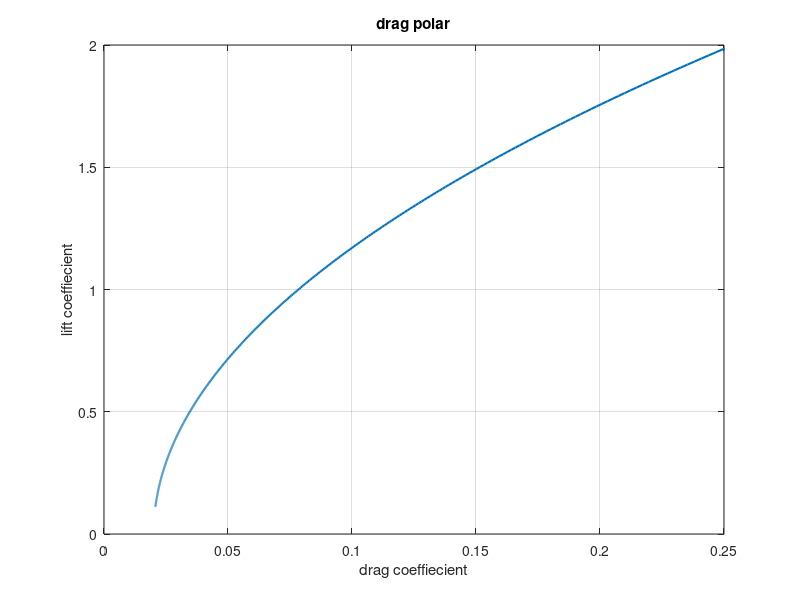
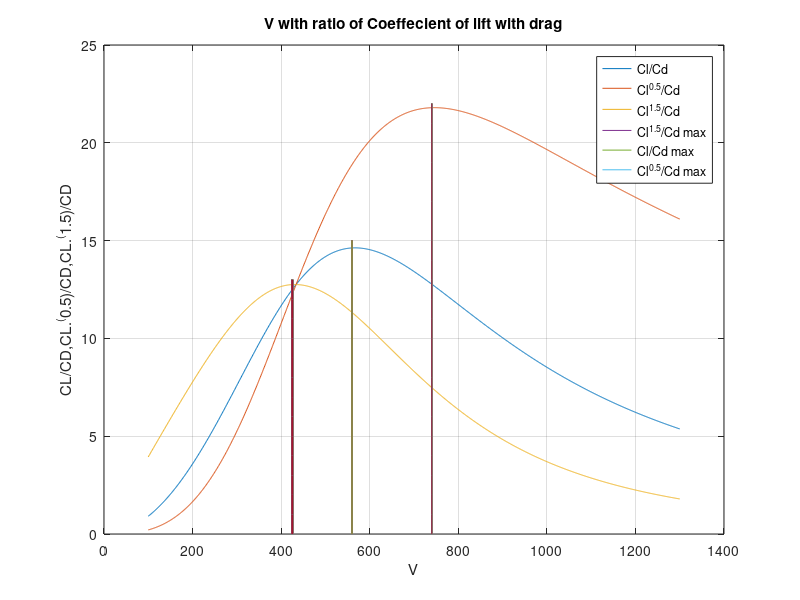
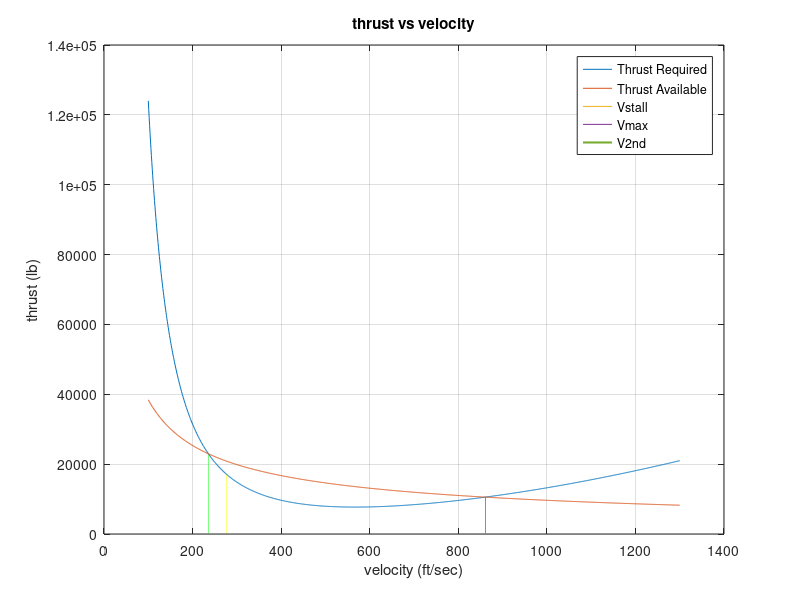
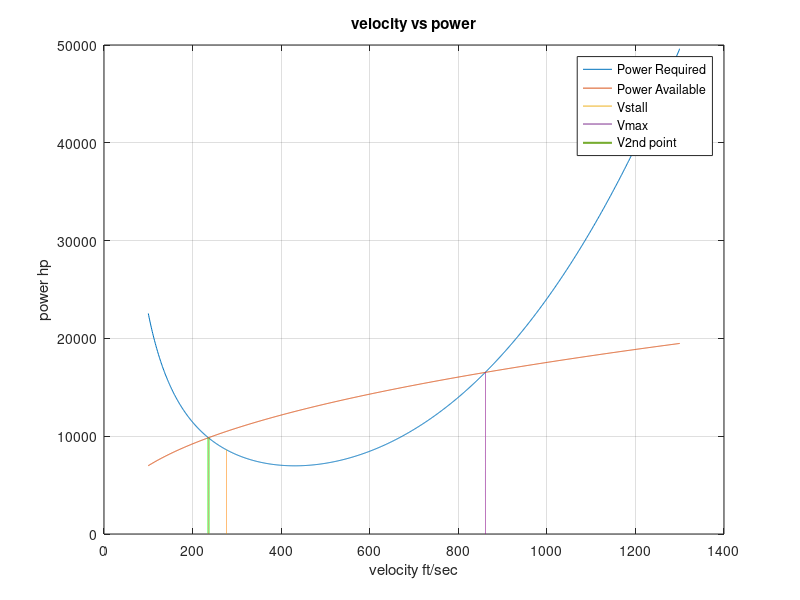

Reproduce these figures in MATLAB, in order. (Note: this script raises an error after producing the figures.)
clear all
clc
Vinf=100:1300;

Wmax=145498; %max take off weight
We=80031; %empty weight
Wav=(Wmax+We)./2;
Wmax2=125000 ; %max landing weight
rho0=0.002377; %density at sea level
rho1=8.91.*10.^-4; %density at 30,000ft above sea level
t0=518.67; %temperature at sea level
t1=411.84; %temperature at 30,000 ft 
b=112.53; %wing span 
S=1345.49; %wing platform area
Cl=(2.*Wav)./(rho1.*Vinf.^2.*S);
Cd0=0.02; %assumption 
AR=b.^2./S; %aspect ratio
e=0.77211; %oswald efficiency factor 
k3=1./(pi.*e.*AR);
k1=k3./3;
k=k1+k3;
k=k1+k3; %form factor
Cd= Cd0+k.*Cl.^2;
%%
figure (1)
  plot(Cd,Cl,'linewidth',1.5)
  xlabel('drag coeffiecient')
  ylabel('lift coeffiecient')
 grid on
  title('drag polar')
  axis([0 0.25 0 2])
C0=Cl./Cd; %lift to drag coeffecient
C1=(Cl.^0.5)./(Cd);
C2=(Cl.^1.5)./(Cd);
c0=560*ones(length(0:15));
c1=740*ones(length(0:22));
c2=425*ones(length(0:13));
%%
figure(2)
   
   plot(Vinf,C0,Vinf,C1,Vinf,C2 ,c0,0:15,c1,0:22,c2,0:13,'linewidth',1.5)
   title('V with ratio of Coeffecient of lift with drag')
   xlabel('V'); 
   ylabel('CL/CD,CL.^(0.5)/CD,CL.^(1.5)/CD')
     grid on
   legend('Cl/Cd','Cl^0^.^5/Cd','Cl^1^.^5/Cd','Cl^1^.^5/Cd max','Cl/Cd max','Cl^0^.^5/Cd max');
Tr=0.5.*rho1.*S.*Vinf.^2.*Cd; %thrust required
r=1716; %universal gas constant
y=1.4;
N=2;   %no of engines
Ao=0.2; %assumption
n=0.6; %assumption
Tavo=24200; %static thrust
a1=sqrt(y.*r.*t1); %speed of sound @30000 ft
Tav1=Tavo.*(rho1./rho0).^n;     
Ta=Tavo.*N.*Ao.*Vinf.^-0.6.*a1.^0.6;
Vstall=sqrt((2.*Wav)./(rho1.*S.*2.46));
vstall=Vstall*ones(1,length(0:1.718*10^4));
Vmax=861; 
V2nd=236;  
v2nd=V2nd*ones(1,length(0:2.291*10^4));
vmax=Vmax*ones(1,length(0:1.056*10^4));

%%
figure (3)

   plot(Vinf,Tr,Vinf,Ta,vstall,0:1.718*10^4,vmax,0:1.056*10^4,v2nd,0:2.291*10^4,'linewidth',1.5)
   xlabel('velocity (ft/sec)')
   ylabel('thrust (lb)')
   title('thrust vs velocity')
   grid on
   legend('Thrust Required','Thrust Available','Vstall','Vmax','V2nd');

   
 Pr=(Tr.*Vinf)./550;
 Pa=(Ta.*Vinf)./550;
 vstall1=Vstall*ones(1,length(0:0.8620*10^4));
 v2nd1=V2nd*ones(1,length(0:9832));
 vmax1=Vmax*ones(1,length(0:1.653*10^4));
 
 figure (4)
     plot(Vinf,Pr,Vinf,Pa,vstall1,0:0.8620*10^4,vmax1,0:1.653*10^4,v2nd1,0:9832,'linewidth',1.5)
     xlabel('velocity ft/sec')
     ylabel('power hp')
     title('velocity vs power')
       grid on
     legend('Power Required','Power Available','Vstall','Vmax','V2nd point');
Vinf2=350:1300;     
Cl2=(2.*Wav)./(rho1.*Vinf2.^2*S);     
Cd2= Cd0+k.*Cl2.^2;
Tr2=0.5.*rho1.*S.*Vinf2.^2.*Cd2;
Ta2=Tavo.*N.*Ao.*Vinf2.^-0.6.*a1.^0.6;
     
B=(Ta2-Tr2)./Wav;
C=Vinf2.*B;
Theta=asin(C./Vinf2);
D=Vinf2.*cosd(Theta);

Vinf4=0:500;
Y=0.06296.*Vinf4;
Vinf5=0:533;
Ratemax=0.0559475.*Vinf5;
%%
figure (5)
    plot(D,C,Vinf4,Y,'--',Vinf5,Ratemax,'linewidth',1.5)
    
    xlabel('horizontal velocity ft/sec')
    ylabel('vertical velocity ft/sec')
     grid on
    title('Vh vs Vv')
    legend('Hodograph for Climbing','V theta Maximum','Rate of Climb Maximum');
    axis([0 1200 0 80])
    %%
B2=(Ta-Tr)./Wav;
C2=Vinf.*B2;
Theta=asin(B2);
   
theta1=(Theta.*180)./pi;
Vmaxtheta=348;
vmaxtheta=Vmaxtheta*ones(length(0:11));

Vv1=(Pr.*550)./Wav; %assume weight tends to empty weight of the A/C

figure (6)
   plot(Vinf,Vv1,'linewidth',1.5)
   Vv1=gca ;
   Vv1.XAxisLocation='top' ;
   Vv1.YDir='reverse' ;
   xlabel('velocity free stream ')
   ylabel('Rate of decent')
   title('Rate of decent vs free stream velocity')
     grid on
    
Vv2=(Pr.*550)./Wav;
F=Vv2./Vinf;
theta2=asin(F);
Vh1=Vinf.*cosd(theta2);
Vh2=0:560;
m1=0.068325;
Z=Vh2.*m1;
Y=33.5*ones(1,length(0:450));
Vh3=0:440;
m2=0.0763098;
Z2=m2.*Vh3;

%%
figure (7)
     plot(Vh1,Vv2,Vh2,Z,0:450,Y,'--',Vh3,Z2,'linewidth',2)
    Vv2=gca ;
    Vv2.XAxisLocation='top' ;
    Vv2.YDir='reverse' ;
    xlabel('horizontal velocity')
    ylabel('rate of decent')
    title('Hodograph for Gliding')
    legend('Hodograph for gliding','V(theta) Minimum','V(v) Minimum','V(r/d) Minimum');
      grid on
h= 0:43000;    
Z=42393.6098./-836.1659;
U=1./-836.1659;
h2=30000;

Rate_climb=-Z+U.*h;
Rate_service=100./60*ones(1,length(0:4.1*10^4));
figure(8)
    plot(Rate_climb,h,Rate_service,0:4.1*10^4,'--' ,'linewidth',1.7);
    ylabel('Altitude')
    xlabel('Rate of climb')
    title ( 'Rate of climb VS Altitude')
    axis([0 50 0 45000])
      grid on
    legend('Rate of climb VS Altitude','Service ceiling');
tmin=(log(-Z+U.*h2)-log(-Z))./U;
%%
 figure (9)
  Vinf3=0:750;
    m=11.924;
    T=Vinf3.*m;
    X=7482*ones(1,length(300:620));
   plot(Vinf,Tr,Vinf3,T,300:620,X,'linewidth',2)
   legend('Thrust Required','Range Max','Endurance Max');
  xlabel('Velocity')
  ylabel('Thrust Required')
  title('Range and Endurance')
    grid on
    %%
Ct=0.4/3600; %pound/hr
      Cl__Cd_max=14.63;
rho1=8.91.*10.^-4; %density at 30,000ft above sea level

Range_max1=2./Ct.*sqrt(2./rho1./S).*21.8.*(Wmax.^0.5-Wmax2.^0.5) ; % ft %at h=30000
E_max1=1./Ct.*Cl__Cd_max.*log(Wmax./Wmax2) ; % seconds %at h=30000
rho_max=5.87.*10.^-4; %density at 40,000ft above sea level   
Range_max2=2./Ct.*sqrt(2./rho_max./S).*21.8.*(Wmax.^0.5-Wmax2.^0.5) ; % ft %at h=40000
E_max2=1./Ct.*Cl__Cd_max.*log(Wmax./Wmax2) ; % seconds?%at?h=40000
%% level turn
a0=sqrt(y.*r.*t0);
c=Tavo.*N.*0.4.*a0.^0.6;
g=32.17;
%% Maximum maximum load factor
Vn_M=[((2-n).*(c./Wmax).*(Wmax./S))./(2.*rho0.*Cd0)].^(1./(n+2))
n_M=((0.5*rho0.*Vn_M^2)./(k*(Wmax/S))*(c.*Vn_M^-0.6/Wmax - 0.5.*rho0.*Vn_M^2*Cd0/(Wmax./S)))^0.5
Rn_M=Vn_M.^2./(g.*sqrt(n_M.^2-1))
omegan_M=(g.*sqrt(n_M.^2-1))./Vn_M
CLmax=2.46;

Vrmin=((4.*k*(Wmax/S))./(rho0.*(c./Wmax).*(1+(n/2)))).^(1./(2-n))
n_vrmin=((0.5*rho0.*Vrmin^2)./(k*(Wmax/S))*(c.*Vrmin^-0.6/Wmax - 0.5.*rho0.*Vrmin^2*Cd0/(Wmax./S)))^0.5
CLrmin=2*n_vrmin*Wmax./(rho0*Vrmin.^2.*S)

%% R min
stall=@(ViStall)[ ViStall.^2 - (2.*c.*ViStall.^-0.6./S)./(rho0.*(Cd0+k.*CLmax.^2))];
    intialguess= 100;
    VinfStall= fsolve(stall,intialguess);
    disp(VinfStall)
    
if CLrmin<CLmax
Rn_vrmin=Vrmin.^2./(g.*sqrt(n_vrmin.^2-1))
omega_rmin=(g.*sqrt(n_vrmin.^2-1))./Vrmin
elseif CLrmin> CLmax
    Vrmin=VinfStall
    n_vrmin=((0.5*rho0.*Vrmin^2)./(k*(Wmax/S))*(c.*Vrmin^-0.6/Wmax - 0.5.*rho0.*Vrmin^2*Cd0/(Wmax./S)))^0.5
    Rn_vrmin=Vrmin.^2./(g.*sqrt(n_vrmin.^2-1))
omega_rmin=(g.*sqrt(n_vrmin.^2-1))./Vrmin
end
%% Omega Max

vomax=@(VOMax)[ VOMax-((4.*k*(Wmax/S).^2)./(rho0.^2.*Cd0)- ((c./S).*0.6.*VOMax.^(2-0.6)./(rho0.*Cd0))).^0.25];
    intialguess= 100;
    VOmax= fsolve(vomax,intialguess);
    disp(VOmax)
 %%
n_Omax=((0.5*rho0.*VOmax^2)./(k*(Wmax/S))*(c.*VOmax^-0.6/Wmax - 0.5.*rho0.*VOmax^2*Cd0/(Wmax./S)))^0.5
CLO=2*n_Omax*Wmax./(rho0*VOmax.^2.*S)
%%
if CLO<CLmax
Rn_vOmax=VOmax.^2./(g.*sqrt(n_Omax.^2-1))
omegaMax=(g.*sqrt(n_M.^2-1))./VOmax
elseif CLO> CLmax
    VOmax=VinfStall
    n_Omax=((0.5*rho0.*VOmax^2)./(k*(Wmax/S))*(c.*VOmax^-0.6/Wmax - 0.5.*rho0.*VOmax^2*Cd0/(Wmax./S)))^0.5
    Rn_vOmax=VOmax.^2./(g.*sqrt(n_Omax.^2-1))
omegaMax=(g.*sqrt(n_Omax.^2-1))./VOmax
end
%% load factor with velocity
vnn= 273:846;
n_max=((0.5.*rho0.*vnn.^2)./(k*(Wmax./S)).*(c.*vnn.^-0.6./Wmax - 0.5.*rho0.*vnn.^2*Cd0/(Wmax./S))).^0.5 ;
Stall=0:276;
n_maxstall=0.5.*rho0.*Stall.^2.*CLmax./(Wmax./S);
    figure (10)
plot(vnn,n_max,Stall, n_maxstall ,'linewidth',1.5)
grid minor
xlabel('Vinf ft/sec')
ylabel('n_max')
legend('n_max thrust','n_max stall')
%% load factor
vnnn=0:322;
n_maxstall2=0.5.*rho0.*vnnn.^2.*CLmax./(Wmax./S);
voper=2.79.*ones(length(322:846));
clmaxneg=-2; %assumption
nmaxneg=-1;
vstallneg=sqrt((-2.*Wmax)./(S.*rho0.*clmaxneg));
vneg=0:213;
n_maxstallneg2=0.5.*rho0.*vneg.^2.*clmaxneg./(Wmax./S)
nmaxneg=-1.*ones(length(213:846));
vneg2=846.*ones(length(-1:3));
figure (11)
plot (vnnn,n_maxstall2,322:846,voper,vneg,n_maxstallneg2,213:846,nmaxneg,vneg2,-1:3 ,'linewidth',1.5)
grid minor
xlabel('Vinf')
ylabel('nmax')
title('V_N')
axis([0 950 -2 4])
%% Takeoff Performance
rho0= 0.002377;

S= 1345.49;
Cl_maxTakeoff= 1.6.*cos(25);
%%
g= 32.17;
h_OB= 35;
Kuc= 4.485.*10.^-5;
Cd_0= 0.02;
h2 = 41;
b = 112.53;
Cl= 0.1;
mu1 = 0.04; %dry concrete brakes off

n= 0.6;
N= 3;

V_stall= sqrt((2./rho0).*(Wmax./S).*(1./Cl_maxTakeoff));
V_lo= 1.1.*V_stall;
V= 0.7.*V_lo;
R= (6.95.*(V_stall.^2))./g;
theta_OB= acos(1-(h_OB./R));

S_a_T= R.*sin(theta_OB);
delta_Cd_0= ((Wmax./S).*47.8778).*Kuc.*(Wmax.*0.4536).^-0.215;
G= ((16.*h2./b).^2)./(1+(16.*h2./b).^2);
K_A= -(rho0.*S)./(2.*Wmax).*(Cd_0 + delta_Cd_0 + (k1+ G*k3).*Cl.^2 - mu1.*Cl);

treal=51529.78857-38.859.*V+0.01988*V^2; %thrust for takeoff
K_T= (treal)./Wmax - mu1;
S_g_T=(1./(2.*g.*K_A)).*log(1+(K_A.*(V_lo.^2))./K_T)+ 3.*V_lo ;
S_tot_T= S_a_T + S_g_T;


%% landing
sweep=25;
Cl_max=cos(sweep).*(1.8+2.2)./2;
theta_a= 3; 

mu2 = 0.4; %brakes on dry concrete assumption
n= 0.6;
N= 3;
J= 1.15;
V_stall2= sqrt((2./rho0).*(Wmax2./S).*(1./Cl_max));

V_TD= 1.15.*V_stall2;
RL= [(1.23.*V_stall2).^2]./[0.2.*g];

S_f_L= RL.*sind(theta_a);
h_f= RL.*(1-cosd(theta_a));

S_a_L= (50-h_f)./tand(theta_a);
S_g_L=V_TD.*N+ (J.^2.*Wmax2)./(S.*g.*rho0.*Cl_max.*mu2);
S_tot_L= S_f_L + S_a_L + S_g_L;
%% landing 2
sweep=25;
Cl_max=cos(sweep).*(1.8+2.2)./2;
c=Tavo.*N.*0.4.*a0.^0.6;
theta_a= 2; 
KucL= 3.16 * 10^-5;
delta_Cd_0L= ((Wmax2./S).*47.8778).*KucL.*(Wmax2.*0.4536).^-0.215;
mu2 = 0.3; %brakes on dry concrete assumption range 0.3-0.5
n= 0.6;
N= 3;
J= 1.15;
V_stall2= sqrt((2./rho0).*(Wmax2./S).*(1./Cl_max));

V_TD= 1.15.*V_stall2; %range from 219 to 244
RL= [(1.23.*V_stall2).^2]./[0.2.*g];

S_f_L= RL.*sind(theta_a);
h_f= RL.*(1-cosd(theta_a));

S_a_L= (50-h_f)./tand(theta_a);
tlanding=0.3*c.*(0.7*V_TD).^-0.6; %30 percentage thrust reverse range 30-45
J_T= (tlanding)./(Wmax2) + mu2;
J_A= (rho0.*S)./(2.*Wmax2).*(Cd_0 + delta_Cd_0L + (k1+ G*k3).*(Cl).^2 - mu2.*Cl);
S_g_L2=(1./(2.*g.*J_A)).*log(1+(J_A.*(V_TD.^2))./J_T)+ 3.*V_TD ;

S_tot_L2= S_f_L + S_a_L + S_g_L2;
